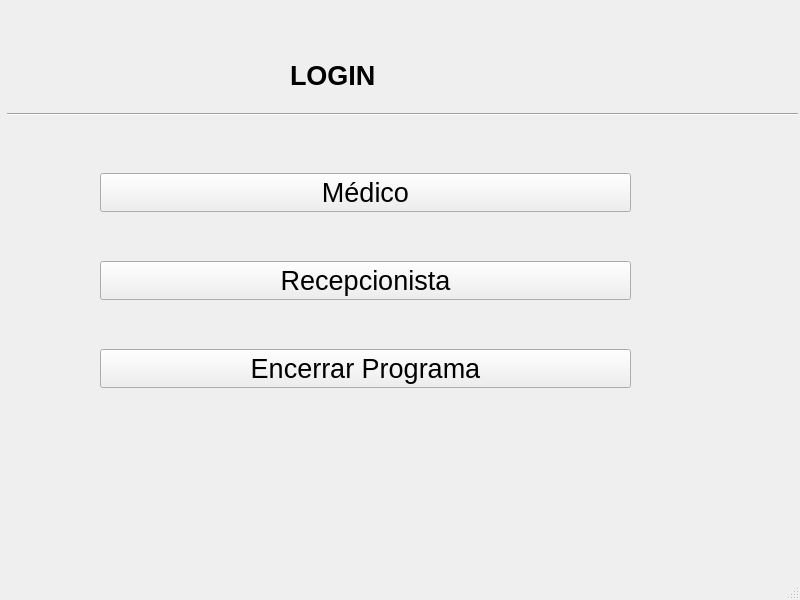
<?xml version="1.0" encoding="UTF-8"?>
<ui version="4.0">
 <class>MainWindow</class>
 <widget class="QMainWindow" name="MainWindow">
  <property name="geometry">
   <rect>
    <x>0</x>
    <y>0</y>
    <width>800</width>
    <height>600</height>
   </rect>
  </property>
  <property name="font">
   <font>
    <pointsize>10</pointsize>
   </font>
  </property>
  <property name="windowTitle">
   <string>MainWindow</string>
  </property>
  <property name="animated">
   <bool>true</bool>
  </property>
  <widget class="QWidget" name="centralwidget">
   <widget class="QLabel" name="label">
    <property name="geometry">
     <rect>
      <x>290</x>
      <y>50</y>
      <width>151</width>
      <height>51</height>
     </rect>
    </property>
    <property name="font">
     <font>
      <pointsize>20</pointsize>
      <weight>75</weight>
      <bold>true</bold>
     </font>
    </property>
    <property name="frameShape">
     <enum>QFrame::NoFrame</enum>
    </property>
    <property name="text">
     <string>LOGIN</string>
    </property>
    <property name="textFormat">
     <enum>Qt::AutoText</enum>
    </property>
    <property name="alignment">
     <set>Qt::AlignLeading|Qt::AlignLeft|Qt::AlignVCenter</set>
    </property>
   </widget>
   <widget class="QWidget" name="layoutWidget">
    <property name="geometry">
     <rect>
      <x>100</x>
      <y>130</y>
      <width>531</width>
      <height>301</height>
     </rect>
    </property>
    <layout class="QVBoxLayout" name="verticalLayout">
     <item>
      <widget class="QPushButton" name="pushButton">
       <property name="maximumSize">
        <size>
         <width>16777215</width>
         <height>16777215</height>
        </size>
       </property>
       <property name="font">
        <font>
         <pointsize>20</pointsize>
        </font>
       </property>
       <property name="styleSheet">
        <string notr="true">pushButton{
	background-color: blue;
}</string>
       </property>
       <property name="text">
        <string>Médico</string>
       </property>
       <property name="iconSize">
        <size>
         <width>30</width>
         <height>30</height>
        </size>
       </property>
       <property name="autoDefault">
        <bool>true</bool>
       </property>
       <property name="default">
        <bool>false</bool>
       </property>
      </widget>
     </item>
     <item>
      <widget class="QPushButton" name="pushButton_2">
       <property name="font">
        <font>
         <pointsize>20</pointsize>
        </font>
       </property>
       <property name="styleSheet">
        <string notr="true">pushButton{
	background-color: blue;
}</string>
       </property>
       <property name="text">
        <string>Recepcionista</string>
       </property>
       <property name="autoDefault">
        <bool>true</bool>
       </property>
       <property name="default">
        <bool>false</bool>
       </property>
      </widget>
     </item>
     <item>
      <widget class="QPushButton" name="pushButton_3">
       <property name="font">
        <font>
         <pointsize>20</pointsize>
        </font>
       </property>
       <property name="styleSheet">
        <string notr="true">pushButton{
	background-color: blue;
}</string>
       </property>
       <property name="text">
        <string>Encerrar Programa</string>
       </property>
       <property name="autoDefault">
        <bool>true</bool>
       </property>
       <property name="default">
        <bool>false</bool>
       </property>
      </widget>
     </item>
    </layout>
   </widget>
   <widget class="Line" name="line">
    <property name="geometry">
     <rect>
      <x>7</x>
      <y>99</y>
      <width>791</width>
      <height>31</height>
     </rect>
    </property>
    <property name="orientation">
     <enum>Qt::Horizontal</enum>
    </property>
   </widget>
  </widget>
  <widget class="QMenuBar" name="menubar">
   <property name="geometry">
    <rect>
     <x>0</x>
     <y>0</y>
     <width>800</width>
     <height>26</height>
    </rect>
   </property>
  </widget>
  <widget class="QStatusBar" name="statusbar"/>
 </widget>
 <resources/>
 <connections/>
</ui>
